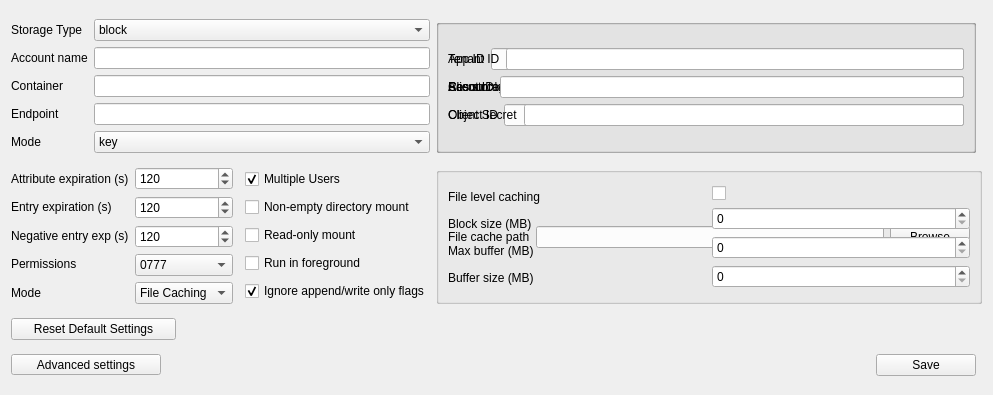
<?xml version="1.0" encoding="UTF-8"?>
<ui version="4.0">
 <class>Form</class>
 <widget class="QWidget" name="Form">
  <property name="geometry">
   <rect>
    <x>0</x>
    <y>0</y>
    <width>993</width>
    <height>395</height>
   </rect>
  </property>
  <property name="windowTitle">
   <string>Form</string>
  </property>
  <layout class="QGridLayout" name="gridLayout">
   <item row="5" column="0">
    <widget class="QToolButton" name="button_advancedSettings">
     <property name="maximumSize">
      <size>
       <width>150</width>
       <height>16777215</height>
      </size>
     </property>
     <property name="text">
      <string>Advanced settings</string>
     </property>
    </widget>
   </item>
   <item row="1" column="3" colspan="2">
    <widget class="QGroupBox" name="groupbox_fileCache">
     <property name="title">
      <string/>
     </property>
     <layout class="QGridLayout" name="gridLayout_3">
      <item row="0" column="0">
       <layout class="QHBoxLayout" name="horizontalLayout">
        <item>
         <widget class="QLabel" name="fileCache_label">
          <property name="toolTip">
           <string>&lt;html&gt;&lt;head/&gt;&lt;body&gt;&lt;p&gt;The path to the local disk cache - the directory must already exist&lt;/p&gt;&lt;/body&gt;&lt;/html&gt;</string>
          </property>
          <property name="text">
           <string>File cache path</string>
          </property>
         </widget>
        </item>
        <item>
         <widget class="QLineEdit" name="lineEdit_fileCache_path">
          <property name="toolTip">
           <string>&lt;html&gt;&lt;head/&gt;&lt;body&gt;&lt;p&gt;The path to the local disk cache - the directory must already exist&lt;/p&gt;&lt;/body&gt;&lt;/html&gt;</string>
          </property>
         </widget>
        </item>
        <item>
         <widget class="QPushButton" name="button_browse">
          <property name="toolTip">
           <string>&lt;html&gt;&lt;head/&gt;&lt;body&gt;&lt;p&gt;Browse to a directory for the file cache to be stored - choose a pre-existing directory.&lt;/p&gt;&lt;/body&gt;&lt;/html&gt;</string>
          </property>
          <property name="text">
           <string>Browse</string>
          </property>
         </widget>
        </item>
       </layout>
      </item>
     </layout>
    </widget>
   </item>
   <item row="1" column="0">
    <layout class="QHBoxLayout" name="horizontalLayout_4">
     <item>
      <layout class="QVBoxLayout" name="verticalLayout">
       <item>
        <widget class="QLabel" name="label_4">
         <property name="toolTip">
          <string>&lt;html&gt;&lt;head/&gt;&lt;body&gt;&lt;p&gt;The amount of time (seconds) the kernel can cache inode attributes&lt;/p&gt;&lt;/body&gt;&lt;/html&gt;</string>
         </property>
         <property name="text">
          <string>Attribute expiration (s)</string>
         </property>
        </widget>
       </item>
       <item>
        <widget class="QLabel" name="label_5">
         <property name="toolTip">
          <string>&lt;html&gt;&lt;head/&gt;&lt;body&gt;&lt;p&gt;The amount of time (seconds) the kernel can cache directory listings attributes&lt;/p&gt;&lt;/body&gt;&lt;/html&gt;</string>
         </property>
         <property name="text">
          <string>Entry expiration (s)</string>
         </property>
        </widget>
       </item>
       <item>
        <widget class="QLabel" name="label_6">
         <property name="toolTip">
          <string>&lt;html&gt;&lt;head/&gt;&lt;body&gt;&lt;p&gt;The amount of time (seconds) the kernel can cache attributes for non-existent paths&lt;/p&gt;&lt;/body&gt;&lt;/html&gt;</string>
         </property>
         <property name="text">
          <string>Negative entry exp (s)</string>
         </property>
        </widget>
       </item>
       <item>
        <widget class="QLabel" name="label_3">
         <property name="toolTip">
          <string>&lt;html&gt;&lt;head/&gt;&lt;body&gt;&lt;p&gt;Default permissions to be presented - full read/write permissions, read only, etc&lt;/p&gt;&lt;/body&gt;&lt;/html&gt;</string>
         </property>
         <property name="text">
          <string>Permissions</string>
         </property>
        </widget>
       </item>
       <item>
        <widget class="QLabel" name="label_2">
         <property name="toolTip">
          <string>&lt;html&gt;&lt;head/&gt;&lt;body&gt;&lt;p&gt;Set the pipeline mode for CloudFuse&lt;/p&gt;&lt;p&gt;Choose either File caching or Streaming&lt;/p&gt;&lt;/body&gt;&lt;/html&gt;</string>
         </property>
         <property name="text">
          <string>Mode</string>
         </property>
        </widget>
       </item>
      </layout>
     </item>
     <item>
      <layout class="QVBoxLayout" name="verticalLayout_2">
       <item>
        <widget class="QSpinBox" name="spinBox_libfuse_attExp">
         <property name="maximum">
          <number>2147483647</number>
         </property>
         <property name="value">
          <number>120</number>
         </property>
        </widget>
       </item>
       <item>
        <widget class="QSpinBox" name="spinBox_libfuse_entExp">
         <property name="maximum">
          <number>2147483647</number>
         </property>
         <property name="value">
          <number>120</number>
         </property>
        </widget>
       </item>
       <item>
        <widget class="QSpinBox" name="spinBox_libfuse_negEntryExp">
         <property name="maximum">
          <number>2147483647</number>
         </property>
         <property name="value">
          <number>120</number>
         </property>
        </widget>
       </item>
       <item>
        <widget class="QComboBox" name="dropDown_libfuse_permissions">
         <item>
          <property name="text">
           <string>0777</string>
          </property>
         </item>
         <item>
          <property name="text">
           <string>0666</string>
          </property>
         </item>
         <item>
          <property name="text">
           <string>0644</string>
          </property>
         </item>
         <item>
          <property name="text">
           <string>0444</string>
          </property>
         </item>
        </widget>
       </item>
       <item>
        <widget class="QComboBox" name="dropDown_pipeline">
         <item>
          <property name="text">
           <string>File Caching</string>
          </property>
         </item>
         <item>
          <property name="text">
           <string>Streaming</string>
          </property>
         </item>
        </widget>
       </item>
      </layout>
     </item>
    </layout>
   </item>
   <item row="0" column="3">
    <widget class="QGroupBox" name="groupbox_sasStorage">
     <property name="title">
      <string/>
     </property>
     <layout class="QGridLayout" name="gridLayout_5">
      <item row="0" column="0">
       <layout class="QHBoxLayout" name="horizontalLayout_13">
        <item>
         <widget class="QLabel" name="label_23">
          <property name="toolTip">
           <string>&lt;html&gt;&lt;head/&gt;&lt;body&gt;&lt;p&gt;Provide the SAS auth key&lt;/p&gt;&lt;/body&gt;&lt;/html&gt;</string>
          </property>
          <property name="text">
           <string>Sas storage</string>
          </property>
         </widget>
        </item>
        <item>
         <widget class="QLineEdit" name="lineEdit_azure_sasStorage">
          <property name="enabled">
           <bool>true</bool>
          </property>
         </widget>
        </item>
       </layout>
      </item>
     </layout>
    </widget>
   </item>
   <item row="1" column="2">
    <layout class="QVBoxLayout" name="verticalLayout_10" stretch="0,0,0,0,0">
     <property name="spacing">
      <number>6</number>
     </property>
     <property name="sizeConstraint">
      <enum>QLayout::SetMinimumSize</enum>
     </property>
     <item>
      <widget class="QCheckBox" name="checkBox_multiUser">
       <property name="toolTip">
        <string>&lt;html&gt;&lt;head/&gt;&lt;body&gt;&lt;p&gt;Allow other users to access the mounted directory - used for FUSE and File Cache&lt;/p&gt;&lt;/body&gt;&lt;/html&gt;</string>
       </property>
       <property name="text">
        <string>Multiple Users</string>
       </property>
       <property name="checked">
        <bool>true</bool>
       </property>
      </widget>
     </item>
     <item>
      <widget class="QCheckBox" name="checkBox_nonEmptyDir">
       <property name="toolTip">
        <string>&lt;html&gt;&lt;head/&gt;&lt;body&gt;&lt;p&gt;Allow mounting on non-empty directory - used for FUSE&lt;/p&gt;&lt;/body&gt;&lt;/html&gt;</string>
       </property>
       <property name="text">
        <string>Non-empty directory mount</string>
       </property>
      </widget>
     </item>
     <item>
      <widget class="QCheckBox" name="checkBox_readOnly">
       <property name="toolTip">
        <string>&lt;html&gt;&lt;head/&gt;&lt;body&gt;&lt;p&gt;Mount in read only mode - used for Streaming and FUSE&lt;/p&gt;&lt;/body&gt;&lt;/html&gt;</string>
       </property>
       <property name="text">
        <string>Read-only mount</string>
       </property>
      </widget>
     </item>
     <item>
      <widget class="QCheckBox" name="checkBox_daemonForeground">
       <property name="toolTip">
        <string>&lt;html&gt;&lt;head/&gt;&lt;body&gt;&lt;p&gt;Run CloudFuse in the foreground of background. &lt;/p&gt;&lt;/body&gt;&lt;/html&gt;</string>
       </property>
       <property name="text">
        <string>Run in foreground</string>
       </property>
      </widget>
     </item>
     <item>
      <widget class="QCheckBox" name="checkBox_libfuse_ignoreAppend">
       <property name="toolTip">
        <string>&lt;html&gt;&lt;head/&gt;&lt;body&gt;&lt;p&gt;Ignore the append and write only flag since append and write only is not supported with writeback caching. Alternatively, disable the write-back cache in advanced settings.&lt;/p&gt;&lt;/body&gt;&lt;/html&gt;</string>
       </property>
       <property name="text">
        <string>Ignore append/write only flags</string>
       </property>
       <property name="checked">
        <bool>true</bool>
       </property>
      </widget>
     </item>
    </layout>
   </item>
   <item row="1" column="3" colspan="2">
    <widget class="QGroupBox" name="groupbox_streaming">
     <property name="title">
      <string/>
     </property>
     <layout class="QGridLayout" name="gridLayout_2">
      <item row="0" column="0">
       <layout class="QHBoxLayout" name="horizontalLayout_3">
        <item>
         <layout class="QVBoxLayout" name="verticalLayout_4">
          <item>
           <widget class="QLabel" name="fileLevelCaching_label">
            <property name="toolTip">
             <string>&lt;html&gt;&lt;head/&gt;&lt;body&gt;&lt;p&gt;Read/Write mode for file level caching or handle level caching. False means handle level caching is ON&lt;/p&gt;&lt;/body&gt;&lt;/html&gt;</string>
            </property>
            <property name="text">
             <string>File level caching</string>
            </property>
           </widget>
          </item>
          <item>
           <widget class="QLabel" name="blockSize_label">
            <property name="toolTip">
             <string>&lt;html&gt;&lt;head/&gt;&lt;body&gt;&lt;p&gt;The size (MB) of each block to be cached in memory while read-only mode streaming &lt;/p&gt;&lt;p&gt;&lt;span style=&quot; text-decoration: underline;&quot;&gt;OR&lt;/span&gt;&lt;/p&gt;&lt;p&gt;The the size (MB) for newly created blocks in read/write mode&lt;/p&gt;&lt;/body&gt;&lt;/html&gt;</string>
            </property>
            <property name="text">
             <string>Block size (MB)</string>
            </property>
           </widget>
          </item>
          <item>
           <widget class="QLabel" name="maxBuffer_label">
            <property name="toolTip">
             <string>&lt;html&gt;&lt;head/&gt;&lt;body&gt;&lt;p&gt;The total number of buffers to store blocks in&lt;/p&gt;&lt;/body&gt;&lt;/html&gt;</string>
            </property>
            <property name="text">
             <string>Max buffer (MB)</string>
            </property>
           </widget>
          </item>
          <item>
           <widget class="QLabel" name="bufferSize_label">
            <property name="toolTip">
             <string>&lt;html&gt;&lt;head/&gt;&lt;body&gt;&lt;p&gt;The size (MB) of each buffer&lt;/p&gt;&lt;/body&gt;&lt;/html&gt;</string>
            </property>
            <property name="text">
             <string>Buffer size (MB)</string>
            </property>
           </widget>
          </item>
         </layout>
        </item>
        <item>
         <layout class="QVBoxLayout" name="verticalLayout_5">
          <item>
           <widget class="QCheckBox" name="checkBox_streaming_fileCachingLevel">
            <property name="text">
             <string/>
            </property>
           </widget>
          </item>
          <item>
           <widget class="QSpinBox" name="spinBox_streaming_blockSize">
            <property name="maximum">
             <number>2147483647</number>
            </property>
           </widget>
          </item>
          <item>
           <widget class="QSpinBox" name="spinBox_streaming_maxBuff">
            <property name="maximum">
             <number>2147483647</number>
            </property>
           </widget>
          </item>
          <item>
           <widget class="QSpinBox" name="spinBox_streaming_buffSize">
            <property name="maximum">
             <number>2147483647</number>
            </property>
           </widget>
          </item>
         </layout>
        </item>
       </layout>
      </item>
     </layout>
    </widget>
   </item>
   <item row="0" column="3">
    <widget class="QGroupBox" name="groupbox_accountKey">
     <property name="title">
      <string/>
     </property>
     <layout class="QGridLayout" name="gridLayout_4">
      <item row="0" column="0">
       <layout class="QHBoxLayout" name="horizontalLayout_12">
        <item>
         <widget class="QLabel" name="label_22">
          <property name="toolTip">
           <string>&lt;html&gt;&lt;head/&gt;&lt;body&gt;&lt;p&gt;Secret key&lt;/p&gt;&lt;/body&gt;&lt;/html&gt;</string>
          </property>
          <property name="text">
           <string>Account key</string>
          </property>
         </widget>
        </item>
        <item>
         <widget class="QLineEdit" name="lineEdit_azure_accountKey"/>
        </item>
       </layout>
      </item>
     </layout>
    </widget>
   </item>
   <item row="0" column="0" colspan="3">
    <layout class="QHBoxLayout" name="horizontalLayout_2">
     <item>
      <layout class="QVBoxLayout" name="verticalLayout_3">
       <item>
        <widget class="QLabel" name="label_7">
         <property name="toolTip">
          <string>&lt;html&gt;&lt;head/&gt;&lt;body&gt;&lt;p&gt;The type of storage account to be connected - block or adls&lt;/p&gt;&lt;/body&gt;&lt;/html&gt;</string>
         </property>
         <property name="text">
          <string>Storage Type</string>
         </property>
        </widget>
       </item>
       <item>
        <widget class="QLabel" name="label_8">
         <property name="toolTip">
          <string>&lt;html&gt;&lt;head/&gt;&lt;body&gt;&lt;p&gt;Name of the storage account&lt;/p&gt;&lt;/body&gt;&lt;/html&gt;</string>
         </property>
         <property name="text">
          <string>Account name</string>
         </property>
        </widget>
       </item>
       <item>
        <widget class="QLabel" name="label_12">
         <property name="toolTip">
          <string>&lt;html&gt;&lt;head/&gt;&lt;body&gt;&lt;p&gt;The name of the storage container to be mounted&lt;/p&gt;&lt;/body&gt;&lt;/html&gt;</string>
         </property>
         <property name="text">
          <string>Container</string>
         </property>
        </widget>
       </item>
       <item>
        <widget class="QLabel" name="label_20">
         <property name="toolTip">
          <string>&lt;html&gt;&lt;head/&gt;&lt;body&gt;&lt;p&gt;The storage account endpoint - example: https://account-name.blob.core.windows.net&lt;/p&gt;&lt;/body&gt;&lt;/html&gt;</string>
         </property>
         <property name="text">
          <string>Endpoint</string>
         </property>
        </widget>
       </item>
       <item>
        <widget class="QLabel" name="label_21">
         <property name="toolTip">
          <string>&lt;html&gt;&lt;head/&gt;&lt;body&gt;&lt;p&gt;The authentication mode- &lt;/p&gt;&lt;p&gt;KEY - secret key&lt;/p&gt;&lt;p&gt;SAS -  provide the SAS auth key&lt;/p&gt;&lt;p&gt;SPN -  provide storage account tenant id, client id, and client secret key&lt;/p&gt;&lt;p&gt;MSI -  provide appID/client ID, storage account Id, and the object ID&lt;/p&gt;&lt;/body&gt;&lt;/html&gt;</string>
         </property>
         <property name="text">
          <string>Mode</string>
         </property>
        </widget>
       </item>
      </layout>
     </item>
     <item>
      <layout class="QVBoxLayout" name="verticalLayout_6">
       <item>
        <widget class="QComboBox" name="dropDown_azure_storageType">
         <item>
          <property name="text">
           <string>block</string>
          </property>
         </item>
         <item>
          <property name="text">
           <string>adls</string>
          </property>
         </item>
        </widget>
       </item>
       <item>
        <widget class="QLineEdit" name="lineEdit_azure_accountName"/>
       </item>
       <item>
        <widget class="QLineEdit" name="lineEdit_azure_container"/>
       </item>
       <item>
        <widget class="QLineEdit" name="lineEdit_azure_endpoint"/>
       </item>
       <item>
        <widget class="QComboBox" name="dropDown_azure_modeSetting">
         <item>
          <property name="text">
           <string>key</string>
          </property>
         </item>
         <item>
          <property name="text">
           <string>sas</string>
          </property>
         </item>
         <item>
          <property name="text">
           <string>spn</string>
          </property>
         </item>
         <item>
          <property name="text">
           <string>msi</string>
          </property>
         </item>
        </widget>
       </item>
      </layout>
     </item>
    </layout>
   </item>
   <item row="0" column="3">
    <widget class="QGroupBox" name="groupbox_msi">
     <property name="title">
      <string/>
     </property>
     <layout class="QGridLayout" name="gridLayout_7">
      <item row="0" column="0">
       <layout class="QVBoxLayout" name="verticalLayout_12">
        <item>
         <layout class="QHBoxLayout" name="horizontalLayout_14">
          <item>
           <widget class="QLabel" name="label_24">
            <property name="toolTip">
             <string>&lt;html&gt;&lt;head/&gt;&lt;body&gt;&lt;p&gt;Provide app ID/client ID&lt;/p&gt;&lt;/body&gt;&lt;/html&gt;</string>
            </property>
            <property name="text">
             <string>App ID</string>
            </property>
           </widget>
          </item>
          <item>
           <widget class="QLineEdit" name="lineEdit_azure_msiAppID">
            <property name="enabled">
             <bool>true</bool>
            </property>
           </widget>
          </item>
         </layout>
        </item>
        <item>
         <layout class="QHBoxLayout" name="horizontalLayout_15">
          <item>
           <widget class="QLabel" name="label_25">
            <property name="toolTip">
             <string>&lt;html&gt;&lt;head/&gt;&lt;body&gt;&lt;p&gt;Provide storage account Id&lt;/p&gt;&lt;/body&gt;&lt;/html&gt;</string>
            </property>
            <property name="text">
             <string>Resource ID</string>
            </property>
           </widget>
          </item>
          <item>
           <widget class="QLineEdit" name="lineEdit_azure_msiResourceID">
            <property name="enabled">
             <bool>true</bool>
            </property>
            <property name="text">
             <string/>
            </property>
           </widget>
          </item>
         </layout>
        </item>
        <item>
         <layout class="QHBoxLayout" name="horizontalLayout_16">
          <item>
           <widget class="QLabel" name="label_26">
            <property name="toolTip">
             <string>&lt;html&gt;&lt;head/&gt;&lt;body&gt;&lt;p&gt;Provide the object ID&lt;/p&gt;&lt;/body&gt;&lt;/html&gt;</string>
            </property>
            <property name="text">
             <string>Object ID</string>
            </property>
           </widget>
          </item>
          <item>
           <widget class="QLineEdit" name="lineEdit_azure_msiObjectID">
            <property name="enabled">
             <bool>true</bool>
            </property>
            <property name="text">
             <string/>
            </property>
           </widget>
          </item>
         </layout>
        </item>
       </layout>
      </item>
     </layout>
    </widget>
   </item>
   <item row="0" column="3">
    <widget class="QGroupBox" name="groupbox_spn">
     <property name="title">
      <string/>
     </property>
     <layout class="QGridLayout" name="gridLayout_6">
      <item row="0" column="0">
       <layout class="QVBoxLayout" name="verticalLayout_13">
        <item>
         <layout class="QHBoxLayout" name="horizontalLayout_17">
          <item>
           <widget class="QLabel" name="label_27">
            <property name="toolTip">
             <string>&lt;html&gt;&lt;head/&gt;&lt;body&gt;&lt;p&gt;Provide storage account tenant id&lt;/p&gt;&lt;p&gt;&lt;br/&gt;&lt;/p&gt;&lt;/body&gt;&lt;/html&gt;</string>
            </property>
            <property name="text">
             <string>Tenant ID</string>
            </property>
           </widget>
          </item>
          <item>
           <widget class="QLineEdit" name="lineEdit_azure_spnTenantID">
            <property name="enabled">
             <bool>true</bool>
            </property>
           </widget>
          </item>
         </layout>
        </item>
        <item>
         <layout class="QHBoxLayout" name="horizontalLayout_18">
          <item>
           <widget class="QLabel" name="label_28">
            <property name="toolTip">
             <string>&lt;html&gt;&lt;head/&gt;&lt;body&gt;&lt;p&gt;Provide storage account client ID&lt;/p&gt;&lt;p&gt;&lt;br/&gt;&lt;/p&gt;&lt;/body&gt;&lt;/html&gt;</string>
            </property>
            <property name="text">
             <string>Client ID</string>
            </property>
           </widget>
          </item>
          <item>
           <widget class="QLineEdit" name="lineEdit_azure_spnClientID">
            <property name="enabled">
             <bool>true</bool>
            </property>
            <property name="text">
             <string/>
            </property>
           </widget>
          </item>
         </layout>
        </item>
        <item>
         <layout class="QHBoxLayout" name="horizontalLayout_19">
          <item>
           <widget class="QLabel" name="label_29">
            <property name="toolTip">
             <string>&lt;html&gt;&lt;head/&gt;&lt;body&gt;&lt;p&gt;Provide storage account client secret key&lt;/p&gt;&lt;/body&gt;&lt;/html&gt;</string>
            </property>
            <property name="text">
             <string>Client Secret</string>
            </property>
           </widget>
          </item>
          <item>
           <widget class="QLineEdit" name="lineEdit_azure_spnClientSecret">
            <property name="enabled">
             <bool>true</bool>
            </property>
            <property name="text">
             <string/>
            </property>
           </widget>
          </item>
         </layout>
        </item>
       </layout>
      </item>
     </layout>
    </widget>
   </item>
   <item row="5" column="3">
    <widget class="QPushButton" name="button_okay">
     <property name="maximumSize">
      <size>
       <width>100</width>
       <height>16777215</height>
      </size>
     </property>
     <property name="layoutDirection">
      <enum>Qt::RightToLeft</enum>
     </property>
     <property name="text">
      <string>Save</string>
     </property>
    </widget>
   </item>
   <item row="3" column="0">
    <widget class="QPushButton" name="button_resetDefaultSettings">
     <property name="enabled">
      <bool>true</bool>
     </property>
     <property name="maximumSize">
      <size>
       <width>165</width>
       <height>16777215</height>
      </size>
     </property>
     <property name="toolTip">
      <string>&lt;html&gt;&lt;head/&gt;&lt;body&gt;&lt;p&gt;Set all the settings to the pre-programmed defaults, INCLUDING advanced options. The changes will not be made permanent unless they are saved. &lt;/p&gt;&lt;/body&gt;&lt;/html&gt;</string>
     </property>
     <property name="layoutDirection">
      <enum>Qt::LeftToRight</enum>
     </property>
     <property name="text">
      <string>Reset Default Settings</string>
     </property>
     <property name="default">
      <bool>false</bool>
     </property>
    </widget>
   </item>
  </layout>
 </widget>
 <resources/>
 <connections/>
</ui>
